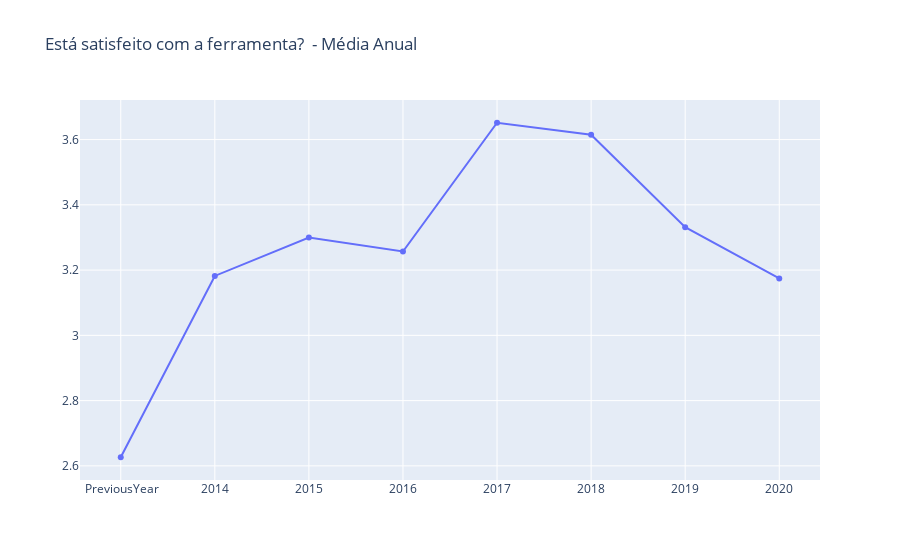

Source (notebook cell):
### Markdown cell above
### Data Visualizations  <a name="dataviz"></a>

* [Back to TOC](#backtoc)

### Code cell
import plotly.graph_objects as go


fig = go.Figure(data=go.Scatter(x=LikedOverYears['Year'], y=LikedOverYears['AverageLiked']))

fig.update_layout(title_text='Está satisfeito com a ferramenta?  - Média Anual')
fig.update_layout(xaxis_type='category')

fig.show()


fig.write_image('Outputs/YearlyAverage/LikedPlatformOverYears.png')



from IPython.display import Image
Image(filename='Outputs/YearlyAverage/LikedPlatformOverYears.png')

### Figure 1 — Plotly figure (JSON) as saved in the notebook; plotly's stock layout.template omitted (floating-point values rounded to 4 significant figures)
{"data": [{"type": "scatter", "x": [" PreviousYear", "2014", "2015", "2016", "2017", "2018", "2019", "2020"], "y": [2.626, 3.182, 3.3, 3.257, 3.652, 3.615, 3.332, 3.174]}], "layout": {"title": {"text": "Está satisfeito com a ferramenta?  - Média Anual"}, "xaxis": {"type": "category"}}}
